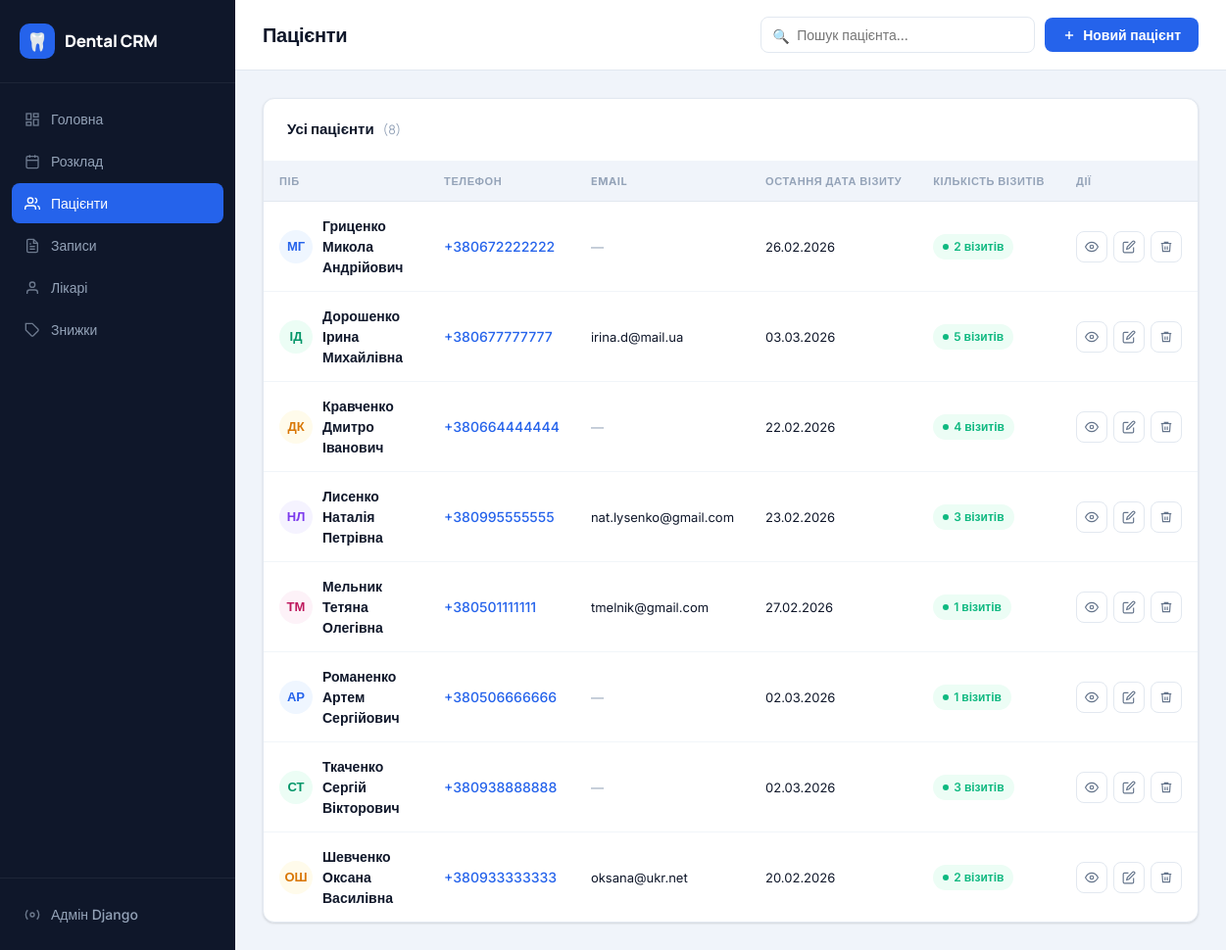
The app's page /patients/ with its own data.
### core/models.py (models this page shows, shortened)
class Patient(models.Model):
    first_name = models.CharField('Ім\'я', max_length=100)
    last_name = models.CharField('Прізвище', max_length=100)
    patronymic = models.CharField('По батькові', max_length=100, blank=True)
    phone = models.CharField('Телефон', max_length=20)
    email = models.EmailField('Email', blank=True)
    date_of_birth = models.DateField('Дата народження', null=True, blank=True)
    address = models.TextField('Адреса', blank=True)
    notes = models.TextField('Примітки', blank=True)
    created_at = models.DateTimeField(auto_now_add=True)
    class Meta:
        verbose_name = 'Пацієнт'
        verbose_name_plural = 'Пацієнти'
        ordering = ['last_name', 'first_name']
    @property
    def full_name(self):
        parts = [self.last_name, self.first_name, self.patronymic]
        return ' '.join(p for p in parts if p).strip()
    @property
    def visit_count(self):
        return self.appointments.filter(status='completed').count()
    @property
    def last_visit(self):
        last = self.appointments.filter(status='completed').order_by('-date').first()
        return last.date if last else None

class Appointment(models.Model):
    STATUS_CHOICES = [
        ('pending', 'Очікує'),
        ('in_progress', 'В процесі'),
        ('completed', 'Завершено'),
        ('cancelled', 'Скасовано'),
    ]
    patient = models.ForeignKey(
        Patient, on_delete=models.CASCADE,
        related_name='appointments', verbose_name='Пацієнт'
    )
    doctor = models.ForeignKey(
        Doctor, on_delete=models.CASCADE,
        related_name='appointments', verbose_name='Лікар'
    )
    service = models.ForeignKey(
        Service, on_delete=models.CASCADE, verbose_name='Послуга'
    )
    discount = models.ForeignKey(
        Discount, on_delete=models.SET_NULL,
        null=True, blank=True, verbose_name='Знижка'
    )
    date = models.DateField('Дата')
    time = models.TimeField('Час')
    status = models.CharField('Статус', max_length=20, choices=STATUS_CHOICES, default='pending')
    notes = models.TextField('Примітки', blank=True)
    created_at = models.DateTimeField(auto_now_add=True)
    class Meta:
        verbose_name = 'Запис'
        verbose_name_plural = 'Записи'
        ordering = ['-date', '-time']

### core/views.py (the view, shortened to what this page needs)
# urls.py: path('patients/', views.patient_list, name='patient_list'),
def patient_list(request):
    q = request.GET.get('q', '').strip()
    patients = Patient.objects.all()
    if request.method == 'POST':
        form = PatientForm(request.POST)
        if form.is_valid():
            patient = form.save()
            return redirect('patient_detail', pk=patient.pk)
    else:
        form = PatientForm()
    return render(request, 'patients/list.html', {
        'patients': patients,
        'form': form,
        'q': q,
        'active_page': 'patients',
    })

### templates/patients/list.html (shortened to what this page needs)
{% extends "base.html" %}
{% block page_title %}Пацієнти{% endblock %}
{% block topbar_actions %}
  <form class="search-wrap" method="get">
    <span class="search-icon">🔍</span>
    <input type="text" name="q" value="{{ q }}" class="search-input" placeholder="Пошук пацієнта...">
  </form>
  <button class="btn btn-primary" onclick="openModal('addPatientModal')">
    <svg width="14" height="14" viewBox="0 0 24 24" fill="none" stroke="currentColor" stroke-width="2.5"><line x1="12" y1="5" x2="12" y2="19"/><line x1="5" y1="12" x2="19" y2="12"/></svg>
    Новий пацієнт
  </button>
{% endblock %}
{% block content %}
<div class="card">
  <div class="card-header">
    <span class="card-title">
      Усі пацієнти
      <span style="font-weight:400; color:var(--text-muted); font-size:13px; margin-left:6px;">({{ patients|length }})</span>
    </span>
  </div>
  {% if patients %}
  <div class="table-wrap">
    <table>
      <thead>
        <tr>
          <th>ПІБ</th>
          <th>Телефон</th>
          <th>Email</th>
          <th>Остання дата візиту</th>
          <th>Кількість візитів</th>
          <th>Дії</th>
        </tr>
      </thead>
      <tbody>
        {% for patient in patients %}
        <tr>
          <td>
            <div class="td-name">
              <div class="avatar {% cycle 'blue' 'green' 'orange' 'purple' 'pink' %}">
                {{ patient.first_name|slice:":1" }}{{ patient.last_name|slice:":1" }}
              </div>
              <div>
                <div class="name-primary">{{ patient.full_name }}</div>
              </div>
            </div>
          </td>
          <td>
            <a href="tel:{{ patient.phone }}" style="color:var(--primary); text-decoration:none; font-weight:500;">
              {{ patient.phone }}
            </a>
          </td>
          <td>
            {% if patient.email %}
              <span class="text-sm">{{ patient.email }}</span>
            {% else %}
              <span class="text-muted text-sm">—</span>
            {% endif %}
          </td>
          <td>
            {% if patient.last_visit %}
              <span class="text-sm">{{ patient.last_visit|date:"d.m.Y" }}</span>
            {% else %}
              <span class="text-muted text-sm">Ще не було</span>
            {% endif %}
          </td>
          <td>
            <span class="badge {% if patient.visit_count > 0 %}badge-success{% else %}badge-neutral{% endif %}">
              {{ patient.visit_count }} візитів
            </span>
          </td>
          <td>
            <div class="td-actions">
              <a href="{% url 'patient_detail' patient.pk %}" class="btn-icon" title="Переглянути">
                <svg width="14" height="14" viewBox="0 0 24 24" fill="none" stroke="currentColor" stroke-width="2"><path d="M1 12s4-8 11-8 11 8 11 8-4 8-11 8-11-8-11-8z"/><circle cx="12" cy="12" r="3"/></svg>
              </a>
              <a href="{% url 'patient_edit' patient.pk %}" class="btn-icon" title="Редагувати">
                <svg width="14" height="14" viewBox="0 0 24 24" fill="none" stroke="currentColor" stroke-width="2"><path d="M11 4H4a2 2 0 0 0-2 2v14a2 2 0 0 0 2 2h14a2 2 0 0 0 2-2v-7"/><path d="M18.5 2.5a2.121 2.121 0 0 1 3 3L12 15l-4 1 1-4 9.5-9.5z"/></svg>
              </a>
              <form method="post" action="{% url 'patient_delete' patient.pk %}" style="display:inline;">
                <button type="submit" class="btn-icon danger" data-confirm="Видалити пацієнта {{ patient.full_name }}?" title="Видалити">
                  <svg width="14" height="14" viewBox="0 0 24 24" fill="none" stroke="currentColor" stroke-width="2"><polyline points="3 6 5 6 21 6"/><path d="M19 6l-1 14H6L5 6"/><path d="M10 11v6"/><path d="M14 11v6"/><path d="M9 6V4h6v2"/></svg>
                </button>
              </form>
            </div>
          </td>
        </tr>
        {% endfor %}
      </tbody>
    </table>
  </div>
  {% endif %}
</div>
{% endblock %}

### static/css/style.css (style rules this page uses)
:root { --primary: #2563EB; --primary-light: #EFF6FF; --primary-hover: #1D4ED8; --primary-dark: #1E40AF; --bg: #F0F4FA; --bg-white: #FFFFFF; --sidebar-bg: #0F172A; --sidebar-hover: #1E293B; --sidebar-active: #2563EB; --sidebar-text: #94A3B8; --sidebar-text-active: #FFFFFF; --text-primary: #0F172A; --text-secondary: #64748B; --text-muted: #94A3B8; --success: #10B981; --success-bg: #ECFDF5; --warning: #F59E0B; --warning-bg: #FFFBEB; --danger: #EF4444; --danger-bg: #FEF2F2; --info: #3B82F6; --info-bg: #EFF6FF; --border: #E2E8F0; --border-light: #F1F5F9; --radius: 12px; --radius-sm: 8px; --radius-lg: 16px; --shadow: 0 1px 3px rgba(0,0,0,0.08), 0 1px 2px rgba(0,0,0,0.06); --shadow-md: 0 4px 16px rgba(0,0,0,0.08); --shadow-lg: 0 10px 40px rgba(0,0,0,0.12); --sidebar-width: 240px; --topbar-height: 72px; }
* { margin: 0; padding: 0; box-sizing: border-box; }
html { font-size: 16px; }
body { font-family: 'Inter', sans-serif; background: var(--bg); color: var(--text-primary); line-height: 1.5; min-height: 100vh; }
.card { background: var(--bg-white); border-radius: var(--radius); border: 1px solid var(--border); box-shadow: var(--shadow); overflow: hidden; }
.card-header { padding: 20px 24px; border-bottom: 1px solid var(--border-light); display: flex; align-items: center; justify-content: space-between; gap: 16px; }
.card-title { font-family: 'Manrope', sans-serif; font-size: 15px; font-weight: 700; color: var(--text-primary); }
.table-wrap { overflow-x: auto; }
table { width: 100%; border-collapse: collapse; }
thead { background: var(--bg); }
thead th { padding: 12px 16px; text-align: left; font-size: 11px; font-weight: 700; text-transform: uppercase; letter-spacing: 0.6px; color: var(--text-muted); white-space: nowrap; border-bottom: 1px solid var(--border); }
tbody tr { border-bottom: 1px solid var(--border-light); transition: background 0.1s; }
tbody tr:last-child { border-bottom: none; }
tbody td { padding: 14px 16px; font-size: 14px; color: var(--text-primary); vertical-align: middle; }
.td-name { display: flex; align-items: center; gap: 10px; }
.avatar { width: 34px; height: 34px; border-radius: 50%; display: flex; align-items: center; justify-content: center; font-size: 13px; font-weight: 700; flex-shrink: 0; background: var(--primary-light); color: var(--primary); }
.avatar.green { background: #ECFDF5; color: #059669; }
.avatar.orange { background: #FFFBEB; color: #D97706; }
.avatar.purple { background: #F5F3FF; color: #7C3AED; }
.avatar.pink { background: #FDF2F8; color: #BE185D; }
.name-primary { font-weight: 600; font-size: 14px; color: var(--text-primary); }
.td-actions { display: flex; align-items: center; gap: 6px; }
.badge { display: inline-flex; align-items: center; gap: 5px; padding: 4px 10px; border-radius: 20px; font-size: 12px; font-weight: 600; white-space: nowrap; }
.badge::before { content: ''; width: 6px; height: 6px; border-radius: 50%; background: currentColor; flex-shrink: 0; }
.badge-success { background: var(--success-bg); color: var(--success); }
.btn { display: inline-flex; align-items: center; gap: 7px; padding: 9px 18px; border-radius: var(--radius-sm); font-size: 14px; font-weight: 600; cursor: pointer; border: none; text-decoration: none; transition: all 0.15s; white-space: nowrap; font-family: inherit; }
.btn-primary { background: var(--primary); color: #fff; }
.btn-icon { width: 32px; height: 32px; padding: 0; border-radius: var(--radius-sm); display: inline-flex; align-items: center; justify-content: center; background: transparent; border: 1px solid var(--border); color: var(--text-secondary); cursor: pointer; transition: all 0.15s; font-size: 14px; text-decoration: none; }
.search-wrap { position: relative; }
.search-wrap .search-icon { position: absolute; left: 12px; top: 50%; transform: translateY(-50%); color: var(--text-muted); font-size: 14px; pointer-events: none; }
.search-input { padding: 9px 14px 9px 36px; border: 1.5px solid var(--border); border-radius: var(--radius-sm); font-size: 14px; font-family: inherit; color: var(--text-primary); background: var(--bg-white); outline: none; width: 280px; transition: border-color 0.15s; }
.text-sm { font-size: 13px; }
.text-muted { color: var(--text-muted); }

### records on screen
Patient: first_name "М", last_name "Г", full_name "Гриценко Микола Андрійович", phone "+380672222222", last_visit "26.02.2026", visit_count "2"
Patient: first_name "І", last_name "Д", full_name "Дорошенко Ірина Михайлівна", phone "+380677777777", email "irina.d@mail.ua", last_visit "03.03.2026", visit_count "5"
Patient: first_name "Д", last_name "К", full_name "Кравченко Дмитро Іванович", phone "+380664444444", last_visit "22.02.2026", visit_count "4"
Patient: first_name "Н", last_name "Л", full_name "Лисенко Наталія Петрівна", phone "+380995555555", email "nat.lysenko@gmail.com", last_visit "23.02.2026", visit_count "3"
Patient: first_name "Т", last_name "М", full_name "Мельник Тетяна Олегівна", phone "+380501111111", email "tmelnik@gmail.com", last_visit "27.02.2026", visit_count "1"
Patient: first_name "А", last_name "Р", full_name "Романенко Артем Сергійович", phone "+380506666666", last_visit "02.03.2026", visit_count "1"
Patient: first_name "С", last_name "Т", full_name "Ткаченко Сергій Вікторович", phone "+380938888888", last_visit "02.03.2026", visit_count "3"
Patient: first_name "О", last_name "Ш", full_name "Шевченко Оксана Василівна", phone "+380933333333", email "oksana@ukr.net", last_visit "20.02.2026", visit_count "2"

### other values on screen
{{ patients|length }} "8"
